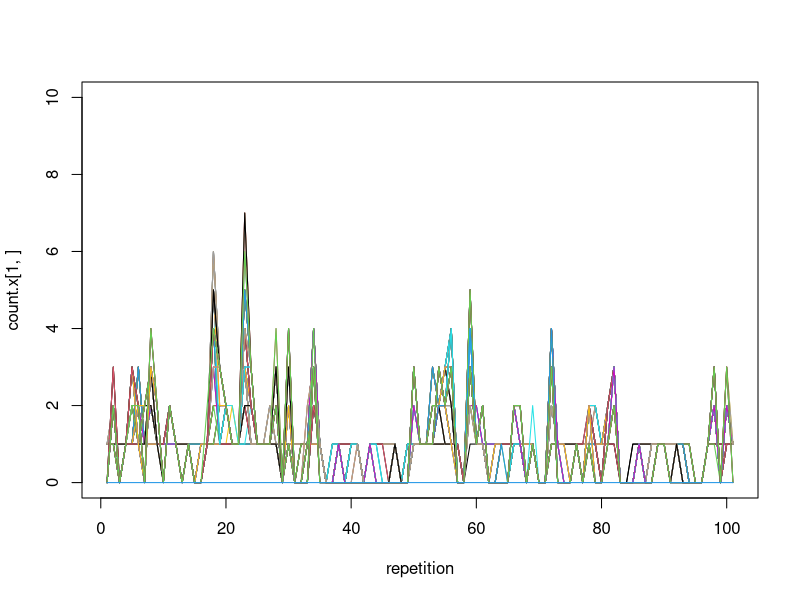

Source code (R):
set.seed(100)
x <- seq(0,1,0.01)
count.x <- matrix(, nrow = 101, ncol = 101)

for (i in 1:100){

  for (j in 1:101){
    count <- 0
    for (k in 1:101){
      if (x[k] == (j-1)/100){
        count <- count + 1
      }
    }
    count.x[i,j] <- count
  }

  # AB: don't need to initialize vectors
  # phenotype <- vector(length = length(x))

  # AB: don't need to use a for-loop for this; see below
  # for (i in 1:length(x)){
  #   phenotype[i] <- rnorm(1,mean = x[i], sd = 1-x[i])
  # }
  phenotype <- rnorm(length(x), mean = x, sd = 1 - x)

  fitness <- -abs(phenotype)

  # AB: in future, you might want to write a function to do this
  # since we'll want to play around with different ones
  repro <- exp(fitness)/(sum(exp(fitness)))

  dead.person <- (sample(x,1))*100 + 1
  new.person <- sample(x,1, prob = repro)

  x[dead.person] <- new.person
}

for (j in 1:101){
  count <- 0
  for (k in 1:101){
    if (x[k] == j){
      count <- count + 1
    }
  }
  count.x[101,j] <- count
}

repetition <- seq(1,101,1)
plot(repetition,count.x[1,],ylim = c(0,10), type = "l")
for (i in 1:100){
  lines(repetition,count.x[i+1,], col = i)
}

